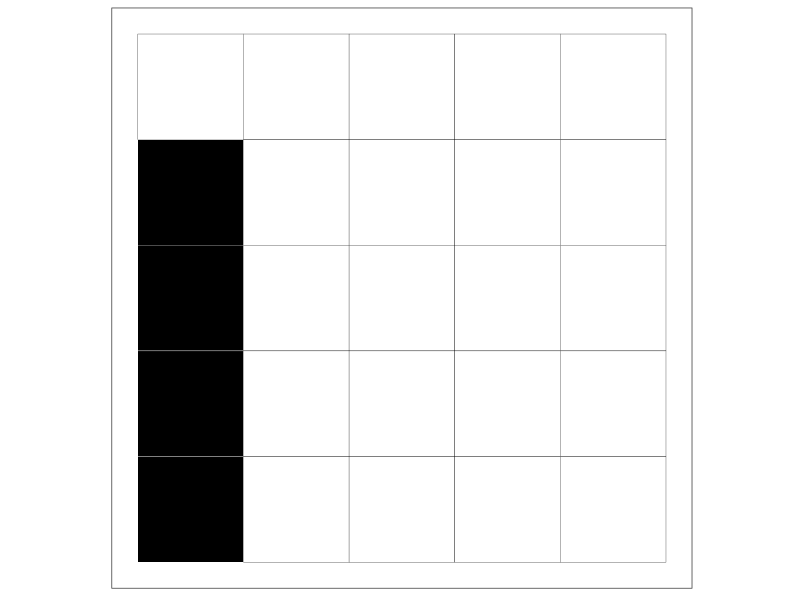

R code for this plot:
require(igraph)
require(ggplot2)
require(reshape2)

g <- make_star(5)
gAdjMatrix <- as.matrix(as_adj(g))

print(gAdjMatrix)

logMatrix <- (gAdjMatrix == 1)

matData <- melt(logMatrix)

g <- ggplot(data = matData,
       aes(Var2, Var1)) + 
    geom_tile(aes(fill = value, 
                  color = value)) + 
    coord_equal() + 
    scale_fill_manual(values = c("TRUE" = "black", "FALSE" = "white")) + 
    scale_color_manual(values = c("TRUE" = "white", "FALSE" = "black")) + 
    theme_bw() +
    theme(axis.title = element_blank(),
          axis.text = element_blank(),
          axis.ticks = element_blank(),
          panel.grid = element_blank()) +
    guides(fill = FALSE, color = FALSE) +
    scale_y_reverse()

print(g)
